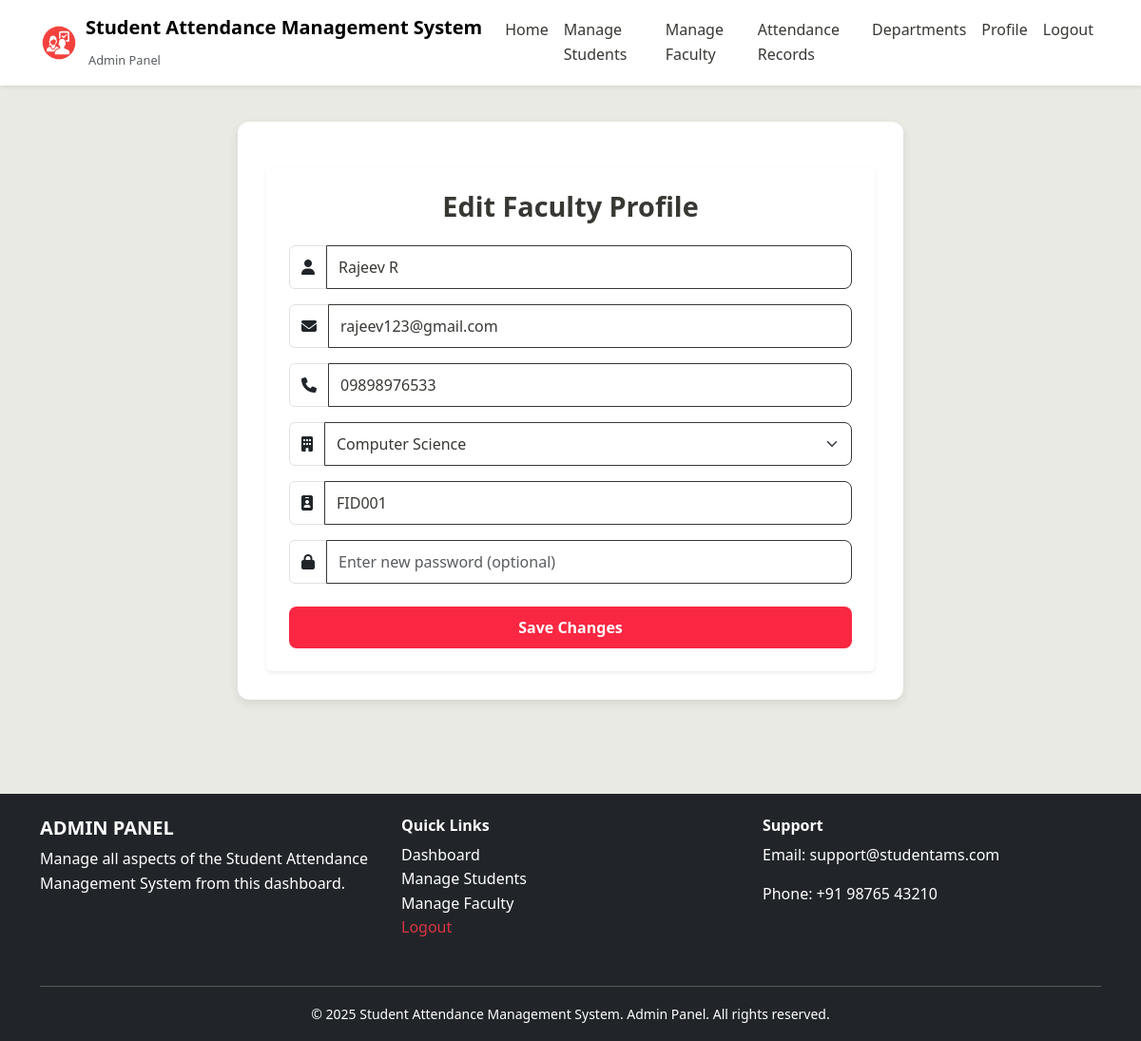
The app's page /appAdmin/adminEditFaculty/FID001/ (signed in), older data.
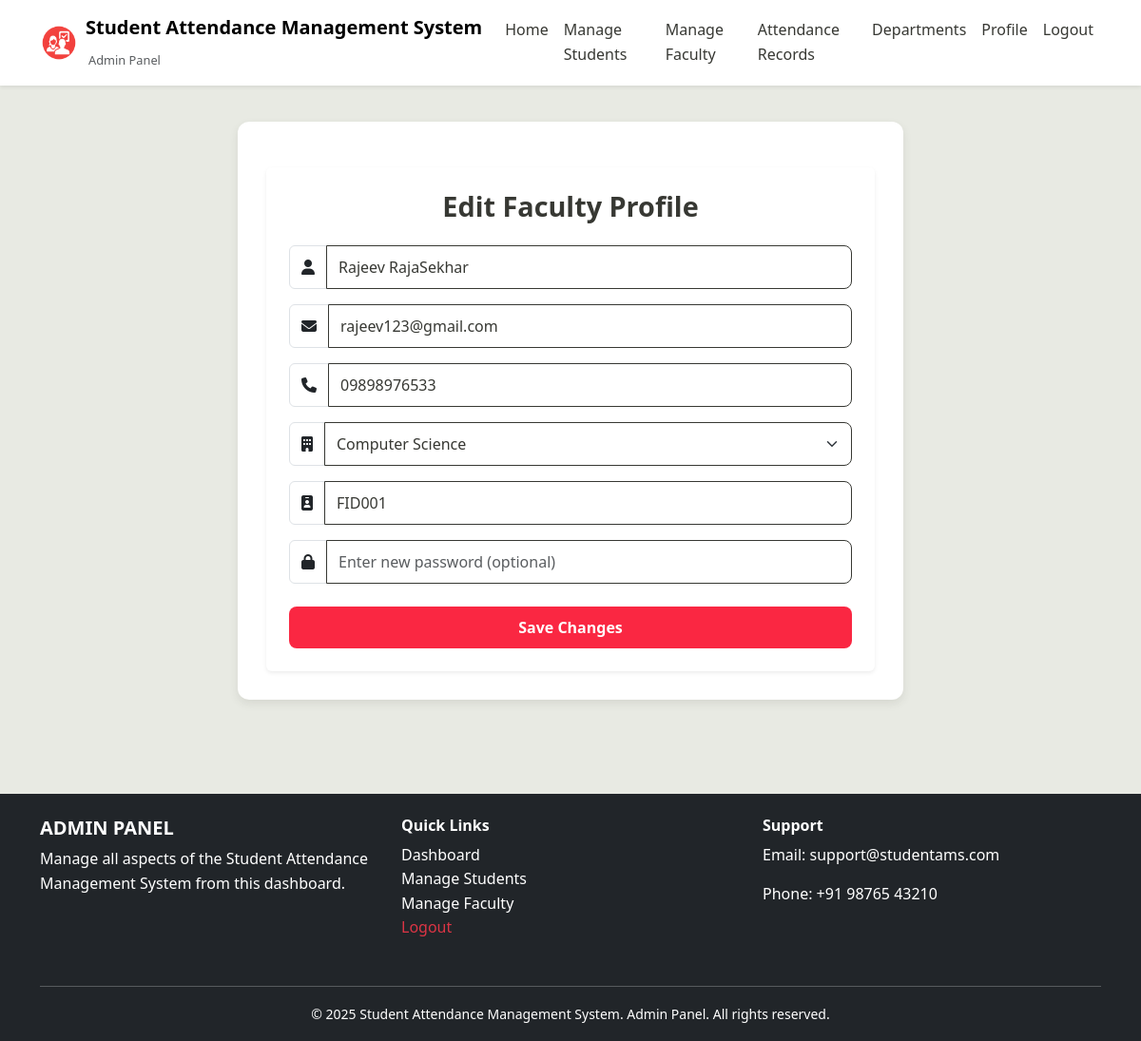
The same page, newer data.
### core/models.py (models this page shows, shortened)
class User(AbstractUser):
    ROLE_CHOICES = (
        ('admin', 'Admin'),
        ('faculty', 'Faculty'),
        ('student', 'Student'),
    )
    role = models.CharField(max_length=10, choices=ROLE_CHOICES)
    full_name = models.CharField(max_length=150, null=True, blank=True)

class FacultyProfile(models.Model):
    user = models.OneToOneField(settings.AUTH_USER_MODEL, on_delete=models.CASCADE)
    faculty_id = models.CharField(max_length=50, unique=True, blank=True,null=True)
    phone = models.CharField(max_length=15)
    department = models.CharField(max_length=100)

### adminPanel/views.py (the view)
    @login_required
    def wrapper(request, *args, **kwargs):
        if hasattr(request.user, 'role') and request.user.role == 'admin':
            return view_func(request, *args, **kwargs)
        else:
            return HttpResponseForbidden("You are not authorized to view this page.")

### adminPanel/views.py (called while the page is built, shortened)
def admin_required(view_func):
    @login_required
    def wrapper(request, *args, **kwargs):
        if hasattr(request.user, 'role') and request.user.role == 'admin':
            return view_func(request, *args, **kwargs)
        else:
            return HttpResponseForbidden("You are not authorized to view this page.")
    return wrapper

@never_cache
@admin_required
def adminEditFaculty(request, faculty_id):
    faculty_profile = get_object_or_404(FacultyProfile, faculty_id=faculty_id)
    user = faculty_profile.user
    context = {
        'facultyId': faculty_profile.faculty_id,
        'full_name': user.full_name,
        'email': user.email,
        'phone': faculty_profile.phone,
        'department': faculty_profile.department,
    }
    return render(request, 'Student_AMS/adminEditFaculty.html', context)

### templates/Student_AMS/adminEditFaculty.html (shortened to what this page needs)
{% extends "./adminBase.html" %}
{% block content %}
<main class="container flex-grow-1 pt-5 student-editprofile-content" style="margin-top:-30px; max-width: 700px;">
  <div class="card shadow-sm p-4 border-0">
    <h2 class="text-center mb-4 student-editprofile-heading">Edit Faculty Profile</h2>
    <form id="editProfileForm" class="student-editprofile-form" method="Post">
      <div class="mb-3 input-group">
        <span class="input-group-text bg-white"><i class="fa fa-user"></i></span>
        <input type="text" class="form-control" id="fullName" name="fullName" placeholder="Enter full name" value="{{full_name}}" />
      </div>
      <div class="mb-3 input-group">
        <span class="input-group-text bg-white"><i class="fa fa-envelope"></i></span>
        <input type="email" class="form-control" id="email" name="email" placeholder="Enter email" value="{{email}}" />
      </div>
      <div class="mb-3 input-group">
        <span class="input-group-text bg-white"><i class="fa fa-phone"></i></span>
        <input type="tel" class="form-control" id="phone" name="phone" value="{{phone}}"  />
      </div>
      <div class="mb-3 input-group">
        <span class="input-group-text bg-white"><i class="fa fa-building"></i></span>
        <select class="form-select" name="department" required>
          <option value="computer science" {% if department == "computer science" %}selected{% endif %}>Computer Science</option>
        </select>
      </div>
      <div class="mb-3 input-group">
        <span class="input-group-text bg-white"><i class="fa fa-id-badge"></i></span>
        <input type="text" class="form-control" name="facultyId" value="{{ facultyId }}" readonly />
      </div>
      <div class="mb-4 input-group">
        <span class="input-group-text bg-white"><i class="fa fa-lock"></i></span>
        <input type="password" class="form-control" id="password" name="password" placeholder="Enter new password (optional)"  />
      </div>
      <button type="submit" class="btn  w-100 student-editprofile-submit-btn">Save Changes</button>
    </form>
  </div>
</main> <br> <br>
{% endblock %}

Row changes from the older to the newer data that the page shows:
removed User: fullName "Rajeev R", email "rajeev123@gmail.com"
added User: fullName "Rajeev RajaSekhar", email "rajeev123@gmail.com"
